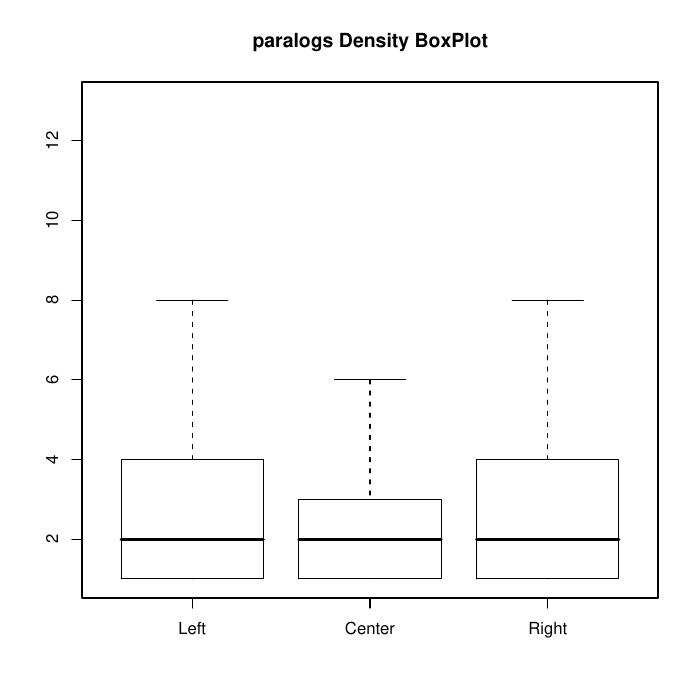

This chart was generated by the following R code:
paralogsleft <- read.table("paralogs_left.dat",header=T)
paralogsright <- read.table("paralogs_right.dat",header=T)
paralogsctr <- read.table("paralogs_center.dat",header=T)
pdf("paralogs.pdf")
boxplot(paralogsleft$TOTAL,paralogsctr$TOTAL,paralogsright$TOTAL,main="paralogs Density BoxPlot", outline=FALSE, names=c("Left","Center","Right"))
